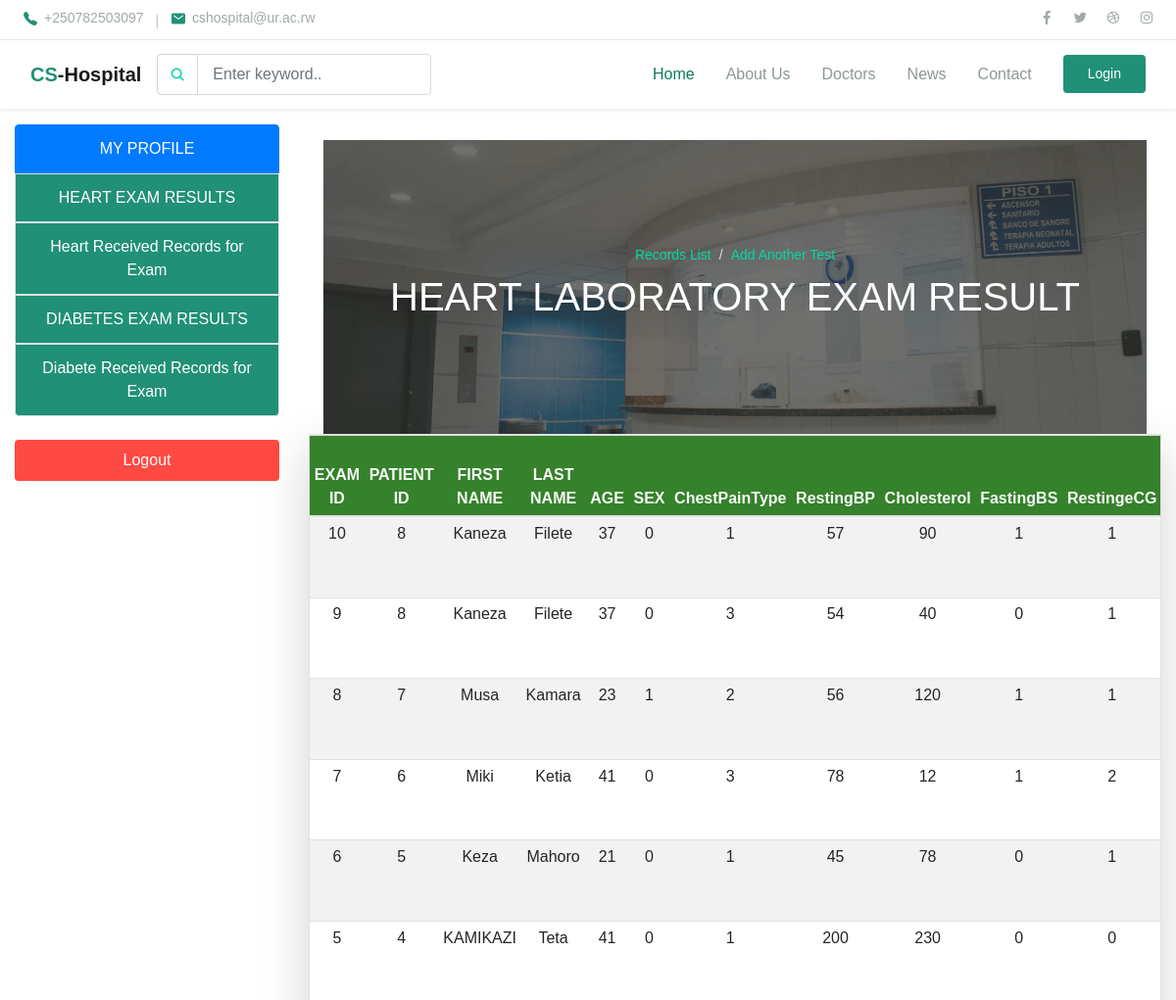
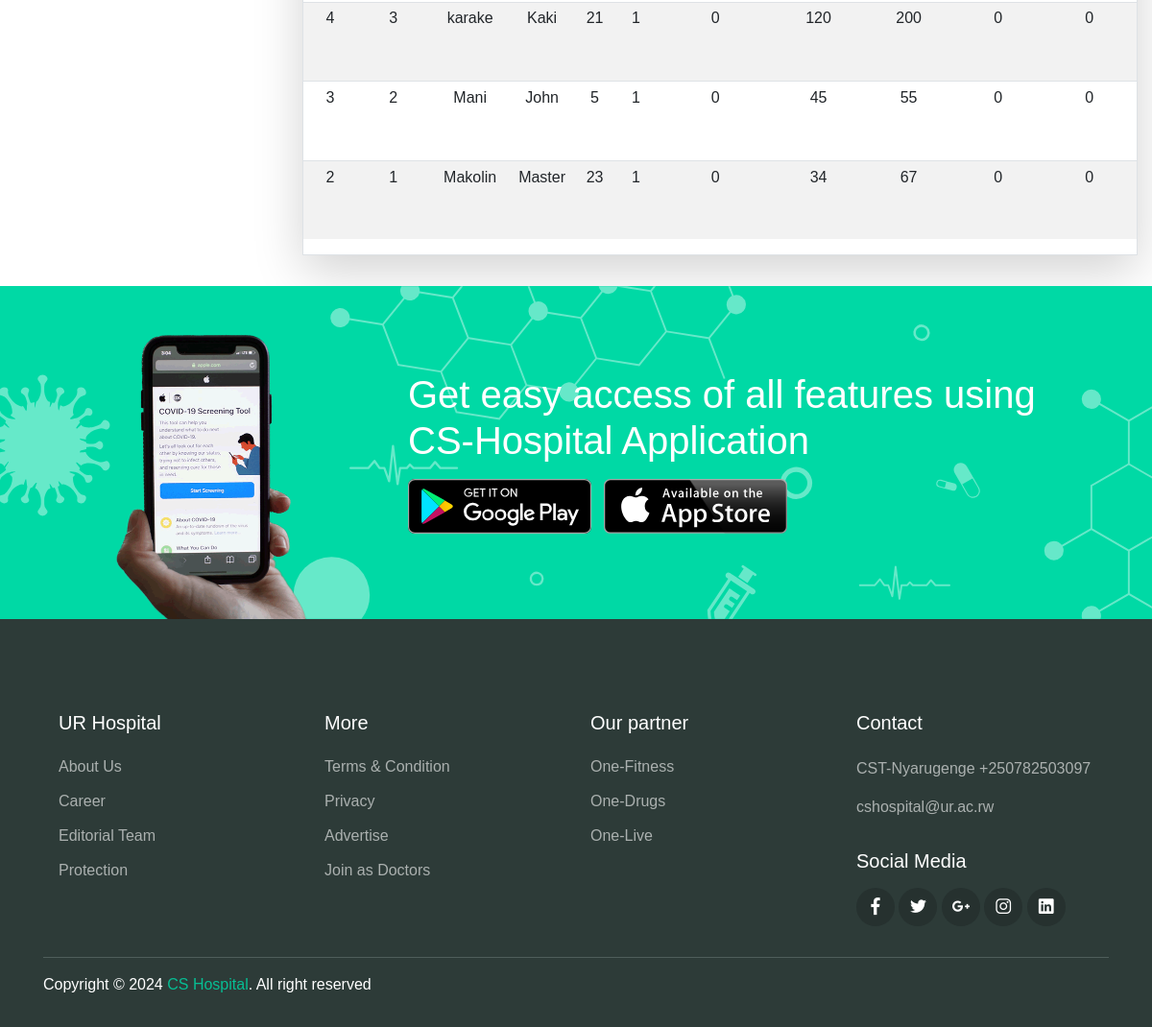
Page /accounts/heart-lab-medical-hist/ on the committed database (2 pictures, top to bottom).
### heart_app/models.py (models this page shows, shortened)
class Heart_Medical_History(models.Model):
    patient = models.ForeignKey(Patients, on_delete=models.CASCADE)
    age = models.PositiveIntegerField(null=True)
    sex = models.CharField(choices=GENDER_CHOICES, max_length=1, null=True)
    chestpaintype = models.CharField(
        choices=ChestPainType_CHOICES, max_length=50)
    restingbp = models.PositiveSmallIntegerField()
    cholesterol = models.PositiveSmallIntegerField()
    fastingbs = models.CharField(
        choices=[('0', 'less than 120 mg/dl'), ('1', 'greater than 120 mg/dl')], max_length=100)
    restingecg = models.CharField(choices=RestingECG_CHOICES, max_length=50)
    maxhr = models.PositiveIntegerField(
        validators=[MinValueValidator(60), MaxValueValidator(202)], help_text="Number between 60 and 202")
    exerciseangina = models.CharField(
        choices=ExerciseAngina_CHOICES, max_length=50)
    oldpeak = models.FloatField()
    st_slope = models.CharField(choices=ST_Slope_CHOICES, max_length=20)
    date_recorded = models.DateField(auto_now_add=True)
    heartdisease = models.PositiveBigIntegerField(
        choices=[(0, 0), (1, 1)], blank=True, null=True)
    class Meta:
        verbose_name_plural = 'Medical History'

class Patients(models.Model):
    first_name = models.CharField(max_length=100)
    last_name = models.CharField(max_length=100)
    date_of_birth = models.DateField(
        auto_now=False, auto_now_add=False, help_text="Please use this format: <em>YYYY-MM-DD</em>")
    sex = models.CharField(choices=GENDER_CHOICES, max_length=1)
    district = models.CharField(max_length=200)
    sector = models.CharField(max_length=200)
    cell = models.CharField(max_length=200)
    village = models.CharField(max_length=100)
    phone = models.IntegerField(default=0)
    disease = models.ForeignKey(
        HospitalDisease, on_delete=models.SET_NULL, blank=True, null=True)
    class Meta:
        verbose_name_plural = 'Patients'

### accounts/views.py (the view)
def HeartLabMedicalHistView(request):
    page2 = 'labdash2'
    exams = Heart_Medical_History.objects.all().order_by("-id")
    context = {'page2': page2,
               'exams': exams}
    return render(request, 'accounts/laboratory_dashboard.html', context)

### templates/accounts/laboratory_dashboard.html (shortened to what this page needs)
<!DOCTYPE html>
<!DOCTYPE html>
{%extends 'base.html'%}
{%load static%}
{%load crispy_forms_tags%}
{%block content%}
<section class="section-conten padding-y mt-3 mb-3">
    <div class="container-fluid">
        <div class="row">
            <aside class="col-md-3 col-lg-3">
                <ul class="list-group ">
                    <a class="list-group-item active text-center" href="{%url 'dashboard'%}">MY PROFILE</a>
                    <a class="list-group-item text-center btn-primary border" href="{%url 'heartlabresult'%}"> HEART
                        EXAM
                        RESULTS </a>
                    <a class="list-group-item text-center btn-primary border" href="{%url 'fromdoctor'%}"> Heart
                        Received
                        Records for Exam
                    </a>
                    <a class="list-group-item text-center btn-primary border" href="#"> DIABETES EXAM RESULTS</a>
                    <a class="list-group-item text-center btn-primary border" href="#"> Diabete Received Records for
                        Exam</a>
                </ul>
                <br>
                <a class="btn btn-danger btn-block mb-3" href="{%url 'logout'%}"
                    onclick="return confirm('Are you sure you want to Logout?')">
                    <span class="text">Logout</span> </a>
            </aside>
            <main class="col-md-9">
                {%include 'messages/messages.html'%}
                {%if page1 == 'labdash1'%}
                <article class="card">
                    <header class="card-header">
                        <strong class="d-inline-block mr-3">UR HOSPITAL LABORATORY DASHBOARD</strong>
                    </header>
                    <div class="card-body">
                        <div class="row">
                            <div class="col-md-8">
                                <h6 class="text-muted">Remember the aim of Our Hospital</h6> <br>
                                <p>Deliver a good Services..! <br>
                                    We know that a patient is our best client, <br>
                                    The better we treat them with good care,<br>
                                    This wil raise the strength of our hospital.<br>
                                    Together we can make it..!
                                </p>
                            </div>
                            <div class="col-md-4 bg-primary">
                                <h6 class="text-muted text-center pt-2">MY PROFILE</h6>
                                <ul class="list-group mb-3">
                                    <li class="list-group-item">
                                        {%if user.photo%}
                                        <img src="{{user.photo.url}}" style="max-width: 150px; height:150px;"
                                            class="rounded-circle img-thumbnail mx-auto d-block my-3"
                                            alt="profile photo">
                                        {%else%}
                                        <img src="{%static 'img/person/avatar.png'%}"
                                            style="max-width: 150px; height:150px;"
                                            class="rounded-circle img-thumbnail mx-auto d-block my-3 text-center">
                                        {%endif%}
                                    </li>
                                    <li class="list-group-item text-center">{{user.user.first_name}}</li>
                                    <li class="list-group-item text-center"> {{user.user.last_name}}</li>
                                </ul>
                            </div>
                        </div>
                    </div>
                </article>
                {%elif page2 == 'labdash2'%}
                <div class="container-fluid  my-3 tab">
                    <div class="page-banner overlay-dark bg-image"
                        style="background-image: url(../static/img/bg_image_1.jpg);">
                        <div class="banner-section">
                            <div class="container-fluid text-center wow fadeInUp">
                                <nav aria-label="Breadcrumb">
                                    <ol
                                        class="breadcrumb breadcrumb-dark bg-transparent justify-content-center py-0 mb-2">
                                        <li class="breadcrumb-item active"><a href="{%url 'heartlabresult'%}">Records
                                                List</a>
                                        </li>
                                        <li class="breadcrumb-item text-secondary" aria-current="page"><a
                                                href="{%url 'fromdoctor'%}">Add
                                                Another
                                                Test</a></li>
                                    </ol>
                                </nav>
                                <h1 class="font-weight-normal">HEART LABORATORY EXAM RESULT</h1>
                            </div>
                        </div>
                    </div>
                    <div class="row p-0 pb-0 pe-lg-0 pt-lg-0 align-items-center rounded-0 border shadow-lg text-center">
                        <div class="table-responsive">
                            <table class="table table-striped table-sm">
                                <thead>
                                    <tr class="bg-success text-light">
                                        <th scope="col">EXAM ID</th>
                                        <th scope="col">PATIENT ID</th>
                                        <th scope="col">FIRST NAME</th>
                                        <th scope="col">LAST NAME</th>
                                        <th scope="col">AGE</th>
                                        <th scope="col">SEX</th>
                                        <th scope="col">ChestPainType</th>
                                        <th scope="col">RestingBP</th>
                                        <th scope="col">Cholesterol</th>
                                        <th scope="col">FastingBS</th>
                                        <th scope="col">RestingeCG</th>
                                    </tr>
                                </thead>
                                <tbody>
                                    {%for exam in exams%}
                                    <tr>
                                        <td>{{exam.id}}</td>
                                        <td>{{exam.patient.id}}</td>
                                        <td>{{exam.patient.first_name}}</td>
                                        <td>{{exam.patient.last_name}}</td>
                                        <td>{{exam.age}}</td>
                                        <td>{{exam.sex}}</td>
                                        <td>{{exam.chestpaintype}}</td>
                                        <td>{{exam.restingbp}}</td>
                                        <td>{{exam.cholesterol}}</td>
                                        <td>{{exam.fastingbs}}</td>
                                        <td>{{exam.restingecg}}</td>
                                    </tr>
                                    {%endfor%}
                                </tbody>
                            </table>
                        </div>
                    </div>
                </div>
                {%endif%}
            </main>
        </div>
    </div>
</section>
{%endblock%}

### static/css/theme.css (style rules this page uses)
:root { --primary: #009fd9; --accent: #ff3d85; --secondary: #4e5afe; --warning: #eed818; --info: #05b4e1; --danger: #ff4943; --success: #96c93d; --dark: #343531; --light: #f5f9f6; --cs: #596261; --grey: #6e807a; }
body { font-family: "Source Sans Pro", sans-serif; line-height: 1.5; color: #343531; }
a { color: #07be94; text-decoration: none; background-color: transparent; }
.bg-success { background-color: #36812b !important; }
.text-secondary { color: #4e5afe !important; }
.text-light { color: #f5f9f6 !important; }
.btn-primary { color: #fff; background-color: #209076; border-color: transparent; }
.btn-danger { color: #fff; background-color: #ff4943; border-color: transparent; }
.btn { padding: 8px 24px; }
.breadcrumb { background-color: #f8f9fa; }
.breadcrumb-dark .breadcrumb-item a { color: #00d9a5; }
.breadcrumb-dark .breadcrumb-item + .breadcrumb-item::before { display: inline-block; padding-right: 0.5rem; color: rgba(255, 255, 255, 0.8); content: "/"; }
.breadcrumb-dark .breadcrumb-item.active { color: rgba(255, 255, 255, 0.8); }
.bg-image { position: relative; background-position: center center; background-size: cover; background-repeat: no-repeat; }
.bg-image > * { position: relative; z-index: 10; }
.page-banner { position: relative; height: 300px; z-index: 10; }
.page-hero.overlay-dark::before, .page-banner.overlay-dark::before { content: ""; position: absolute; top: 0; left: 0; width: 100%; height: 100%; background: rgba(52, 53, 49, 0.7); z-index: 1; }
.page-banner .breadcrumb-item, .page-banner .breadcrumb-item a { font-size: 14px; }
.hero-section, .banner-section { position: relative; display: -ms-flexbox; display: flex; -ms-flex-align: center; align-items: center; -ms-flex-pack: center; justify-content: center; height: 100%; color: #ffffff; z-index: 10; }

### rows in the picture
Heart_Medical_History: id "10", patient.id "8", patient.first_name "Kaneza", patient.last_name "Filete", age "37", sex "0", chestpaintype "1", restingbp "57", cholesterol "90", fastingbs "1", restingecg "1"
Heart_Medical_History: id "9", patient.id "8", patient.first_name "Kaneza", patient.last_name "Filete", age "37", sex "0", chestpaintype "3", restingbp "54", cholesterol "40", fastingbs "0", restingecg "1"
Heart_Medical_History: id "8", patient.id "7", patient.first_name "Musa", patient.last_name "Kamara", age "23", sex "1", chestpaintype "2", restingbp "56", cholesterol "120", fastingbs "1", restingecg "1"
Heart_Medical_History: id "7", patient.id "6", patient.first_name "Miki", patient.last_name "Ketia", age "41", sex "0", chestpaintype "3", restingbp "78", cholesterol "12", fastingbs "1", restingecg "2"
Heart_Medical_History: id "6", patient.id "5", patient.first_name "Keza", patient.last_name "Mahoro", age "21", sex "0", chestpaintype "1", restingbp "45", cholesterol "78", fastingbs "0", restingecg "1"
Heart_Medical_History: id "5", patient.id "4", patient.first_name "KAMIKAZI", patient.last_name "Teta", age "41", sex "0", chestpaintype "1", restingbp "200", cholesterol "230", fastingbs "0", restingecg "0"
Heart_Medical_History: id "4", patient.id "3", patient.first_name "karake", patient.last_name "Kaki", age "21", sex "1", chestpaintype "0", restingbp "120", cholesterol "200", fastingbs "0", restingecg "0"
Heart_Medical_History: id "3", patient.id "2", patient.first_name "Mani", patient.last_name "John", age "5", sex "1", chestpaintype "0", restingbp "45", cholesterol "55", fastingbs "0", restingecg "0"
Heart_Medical_History: id "2", patient.id "1", patient.first_name "Makolin", patient.last_name "Master", age "23", sex "1", chestpaintype "0", restingbp "34", cholesterol "67", fastingbs "0", restingecg "0"
